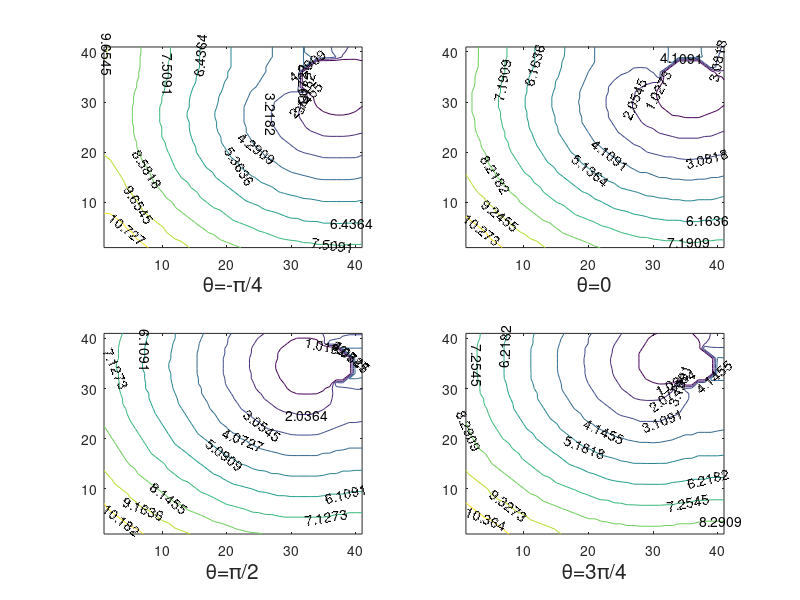

Here is the MATLAB script that generated this plot: (Note: this script raises an error after producing the figure.)
load('ttrValue.mat', 'ttrValue');
subplot(2,2,1);
contour(ttrValue(:,:,15), 'showtext', 'on');
xlabel('\theta=-\pi/4', 'fontsize', 15);
subplot(2,2,2);
contour(ttrValue(:,:,20), 'showtext', 'on');
xlabel('\theta=0','fontsize', 15);
subplot(2,2,3);
contour(ttrValue(:,:,31), 'showtext', 'on');
xlabel('\theta=\pi/2','fontsize', 15);
subplot(2,2,4);
contour(ttrValue(:,:,35), 'showtext', 'on');
xlabel('\theta=3\pi/4','fontsize', 15);
sup = suptitle("TTR function for simple car at four diffrent angles");
set(sup,'FontSize',15);


